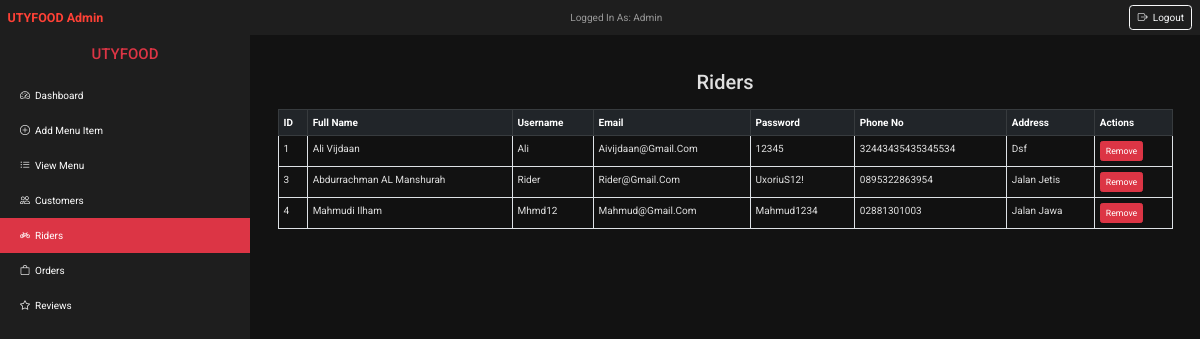
The app's page /allRiders (signed in) with its own data.
### tables this page shows
CREATE TABLE Riders(
        rider_id    INTEGER PRIMARY KEY AUTOINCREMENT,
        phone_no       varchar (25),
        user_name      VARCHAR (30),
        first_name     VARCHAR (30),
        last_name      VARCHAR (30),
        password        VARCHAR (30),
        address        VARCHAR (100),
        email          VARCHAR (50),
        admin_id        int not null,
        FOREIGN KEY (ADMIN_ID) REFERENCES ADMIN(ADMIN_ID)
        );

### app.py (the view)
@app.route('/allRiders')
def allRiders():
    if "email" and "password" in session:
        print("entered all riders")
        riders = db.returnRider()
        riders = riders.fetchall()
        return render_template('riderdetails.html', riders= riders)
    return redirect(url_for("adminLogin"))

### database.py (called while the page is built)
    @staticmethod
    def returnRider():
        connection = s.connect("foodSystem.db")
        cursor = connection.cursor()
        riders = cursor.execute("SELECT * from Riders")
        return riders

### templates/riderdetails.html (shortened to what this page needs)
{% extends 'adminBase.html' %}
{% block body %}
<div class="container mt-4">
    <h2 class="text-center mb-4">Riders</h2>
    <div class="table-responsive">
        <table class="table table-striped table-bordered">
            <thead class="table-dark">
                <tr>
                    <th>ID</th>
                    <th>Full Name</th>
                    <th>Username</th>
                    <th>Email</th>
                    <th>Password</th>
                    <th>Phone No</th>
                    <th>Address</th>
                    <th>Actions</th>
                </tr>
            </thead>
            <tbody>
                {% for rider in riders %}
                <tr>
                    <td>{{ rider[0] }}</td>
                    <td>{{ rider[3] }} {{ rider[4] }}</td>
                    <td>{{ rider[2] }}</td>
                    <td>{{ rider[7] }}</td>
                    <td>{{ rider[5] }}</td>
                    <td>{{ rider[1] }}</td>
                    <td>{{ rider[6] }}</td>
                    <td>
                        <a href="/delRider/{{ rider[0] }}" class="btn btn-danger btn-sm">Remove</a>
                    </td>
                </tr>
                {% endfor %}
            </tbody>
        </table>
    </div>
</div>
{% endblock body %}

### static/css/style.css (style rules this page uses)
:root { --main-color: #f12424; --black: #13131a; --bg: #010103; --border: .1rem solid rgba(255, 255, 255, .3); --primary-color: #ff4136; --secondary-color: #ffdc00; --bg-dark: #121212; --bg-darker: #1e1e1e; --text-light: #e0e0e0; }
* { margin: 0; padding: 0; font-family: 'Roboto', sans-serif; outline: none; border: none; box-sizing: border-box; text-decoration: none; text-transform: capitalize; transition: .2s linear; }
body { background: var(--bg) }
html { font-size: 62.5%; overflow-x: hidden; scroll-padding-top: 9rem; scroll-behavior: smooth; }

### templates/adminBase.html (style rules this page uses)
:root { --bs-body-bg: #121212; --bs-body-color: #e0e0e0; --bs-primary: #dc3545; --bs-primary-rgb: 220, 53, 69; }
body { display: flex; min-height: 100vh; flex-direction: column; background-color: var(--bs-body-bg); color: var(--bs-body-color); }
.table { color: var(--bs-body-color); }

### records on screen
Riders: rider_id "1", first_name "Ali", last_name "Vijdaan", user_name "Ali", email "Aivijdaan@gmail.com", password "12345", phone_no "32443435435345534", address "Dsf"
Riders: rider_id "3", first_name "Abdurrachman", last_name "AL Manshurah", user_name "Rider", email "Rider@gmail.com", password "UxoriuS12!", phone_no "0895322863954", address "Jalan Jetis"
Riders: rider_id "4", first_name "Mahmudi", last_name "Ilham", user_name "Mhmd12", email "Mahmud@gmail.com", password "Mahmud1234", phone_no "02881301003", address "Jalan Jawa"
